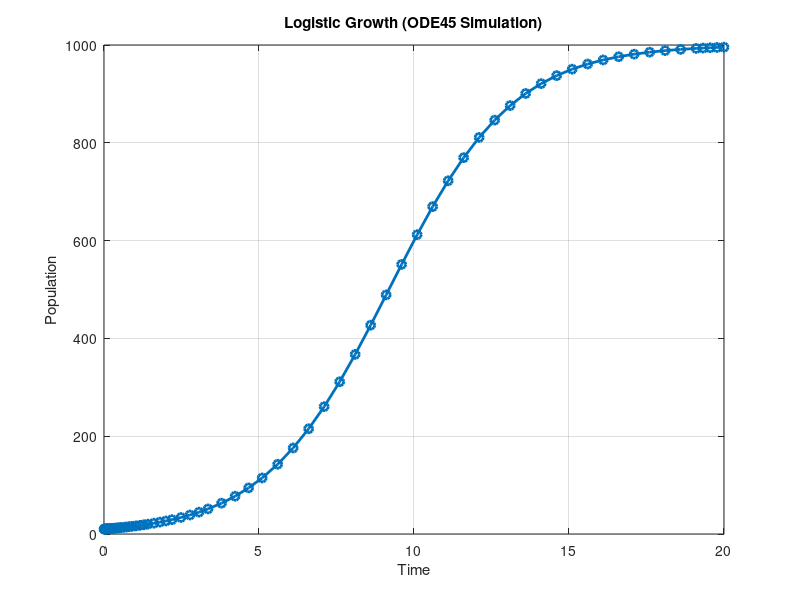
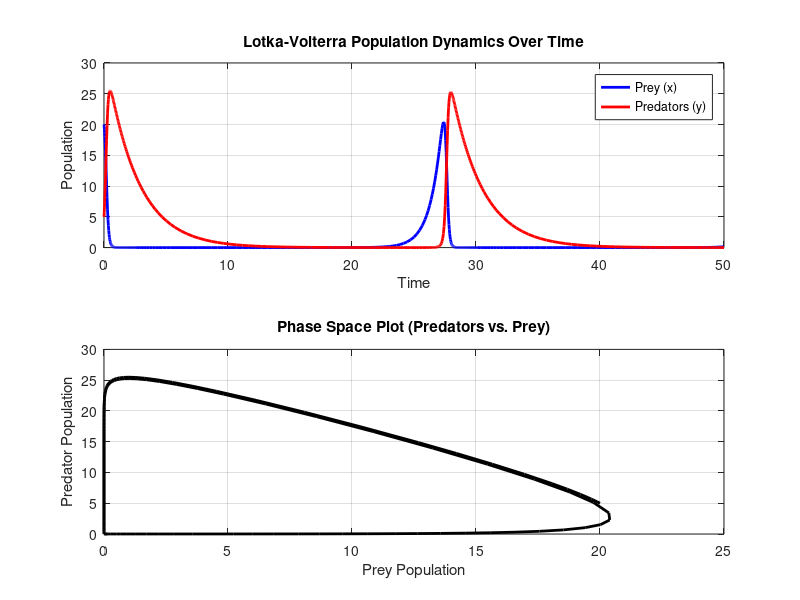
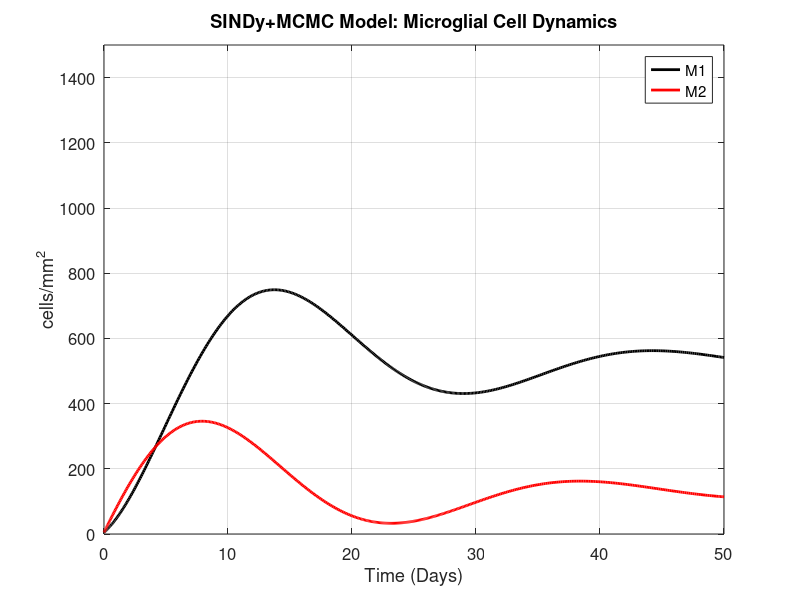
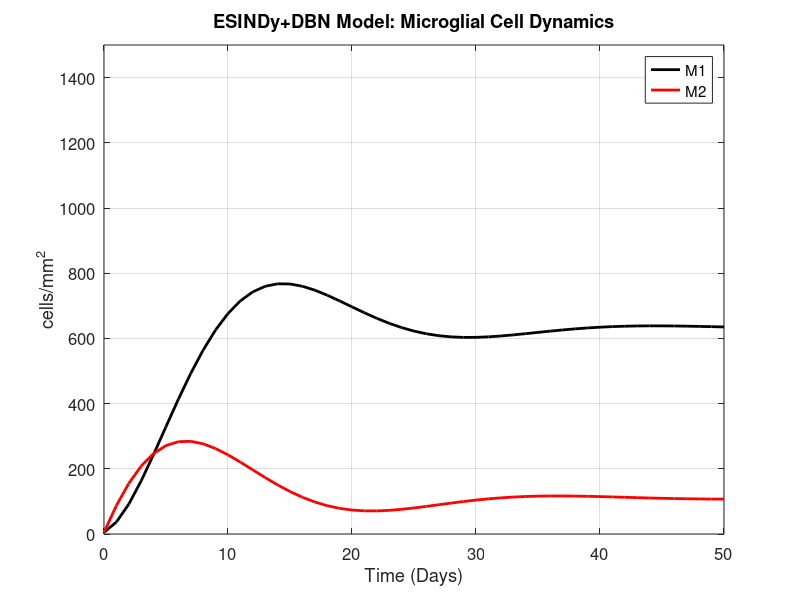

Write MATLAB code to recreate these figures, in order. (Note: this script raises an error after producing the figures.)

clear; clc; close all; 

%% Toy problem Equations

%Log Growth ---------------------
% 1. Define parameters
r = 0.5;
K = 1000;
tspan = [0 20];
P0 = 10;

% 2. Define Logistic ODE: dP/dt = r*P*(1 - P/K) 
logisticODE = @(t, P) r * P * (1 - P / K);

% 3. Solve using ODE45 
[t, P] = ode45(logisticODE, tspan, P0);

% 4. Plot 
figure;
plot(t, P, '-o', 'LineWidth', 2);
title('Logistic Growth (ODE45 Simulation)');
xlabel('Time');
ylabel('Population');
grid on;

%Lotka Volterra ---------------------
function dPdt = lotka_volterra(t, P)
%LOTKA_VOLTERRA Defines the Lotka-Volterra predator-prey model
% P(1) is the prey population (x)
% P(2) is the predator population (y)

    % Define the parameters (these can be made input arguments for more flexibility)
    alpha = 1.1;  % Prey growth rate
    beta = 0.4;   % Predation rate
    delta = 0.4;  % Predator growth rate per prey eaten
    gamma = 0.4;  % Predator death rate

    x = P(1);
    y = P(2);

    dPdt = zeros(2,1);    % Pre-allocate dPdt
    dPdt(1) = alpha*x - beta*x*y;
    dPdt(2) = delta*x*y - gamma*y;
end


% 1. Define parameters and initial conditions (arbitrary values can be changed here)
P0 = [20; 5];      % Initial populations: [Prey; Predators]
tspan = [0 50];    % Time span for the simulation (e.g., 0 to 50 time units)

% 2. Solve the ODE using ode45
% The solver calls the function defined in lotka_volterra.m
[t, P] = ode45(@lotka_volterra, tspan, P0);

% Extract populations
prey = P(:, 1);
predators = P(:, 2);


% 3. Plot the results

% Plot population dynamics over time
figure;
subplot(2,1,1);
plot(t, prey, 'b-', 'LineWidth', 2);
hold on;
plot(t, predators, 'r-', 'LineWidth', 2);
xlabel('Time');
ylabel('Population');
legend('Prey (x)', 'Predators (y)');
title('Lotka-Volterra Population Dynamics Over Time');
grid on;

% Plot the phase space (predators vs. prey)
subplot(2,1,2);
plot(prey, predators, 'k-', 'LineWidth', 2);
xlabel('Prey Population');
ylabel('Predator Population');
title('Phase Space Plot (Predators vs. Prey)');
grid on;

%Reaction kinetic ---------------------

function stiff_kinetics()
    % Initial concentrations [A, B, C]
    C0 = [1.0, 0, 0]; 
    tspan = [0 100];
    
    % Use stiff solver ode15s
    [t, C] = ode15s(@(t, y) stiff_system(t, y), tspan, C0);
    
    % Plotting
    plot(t, C(:,1), '-r', t, C(:,2), '-g', t, C(:,3), '-b', 'LineWidth', 2);
    xlabel('Time'); ylabel('Concentration');
    legend('A', 'B', 'C');
    title('Stiff Kinetic Curve');
end

function dCdt = stiff_system(~, C)
    % Reaction rates: A -> B (fast) -> C (slow)
    k1 = 1e3;  % Fast
    k2 = 1e-2; % Slow
    
    % Rate equations
    dCdt = zeros(3,1);
    dCdt(1) = -k1 * C(1);      % dA/dt
    dCdt(2) =  k1 * C(1) - k2 * C(2); % dB/dt
    dCdt(3) =  k2 * C(2);      % dC/dt
end

%% ========================================================================
%  Microglial Cell Dynamics Models (Amato & Arnold, 2025)
%  Reference: https://github.com/anarnold/Data-Driven-Modeling-Microglia
%  Paper: https://arxiv.org/abs/2404.10915
%  ========================================================================

% Experimental data from MCAO-induced stroke studies (Table 1 in paper)
% Time points where experimental data was observed
exp_time = [0, 1, 2, 3, 5, 7, 14];
exp_M1 = [5, 27.5, 122.5, 139.8, 325, 445, 816.67];  % M1 cell counts
exp_M2 = [5, 78.33, 179.5, 126.4, 800, 319, 136.67]; % M2 cell counts

% Additional validation data point at Day 35 (Suenaga et al., 2015)
exp_time_day35 = 35;
exp_M1_day35 = 550;
exp_M2_day35 = 50;

%% Method 1: SINDy + MCMC (Continuous-Time ODE Model)
% -------------------------------------------------------------------------
% From equations (3.1)-(3.2) with MCMC posterior mean estimates (eq 3.3):
%   dM1/dt = 32.9650 - 0.1377*M1 + 0.3150*M2
%   dM2/dt = 78.5130 - 0.1550*M1 + 0.0217*M2
%
% The MCMC step estimates θ3, θ4, θ5 (most sensitive parameters from GSS)

% Parameters with MCMC posterior means (from Figure 8 and eq 3.3)
A_sindy = [-0.1377,  0.3150;    % [θ2, θ3]
           -0.1550,  0.0217];   % [θ5, θ6]
b_sindy = [32.9650; 78.5130];   % [θ1; θ4]

% Define ODE: dM/dt = A*M + b
sindy_ode = @(t, M) A_sindy * M + b_sindy;

% Time span and initial conditions
tspan_sindy = [0 50];
M0 = [5; 5];  % Initial conditions from experimental data at Day 0

% Solve ODE
opts = odeset('RelTol', 1e-8, 'AbsTol', 1e-10);
[t_sindy, M_sindy] = ode45(sindy_ode, tspan_sindy, M0, opts);

M1_sindy = M_sindy(:, 1);
M2_sindy = M_sindy(:, 2);

% Compute equilibrium point
M_eq_sindy = -A_sindy \ b_sindy;
fprintf('SINDy+MCMC Equilibrium: M1* = %.2f, M2* = %.2f cells/mm^2\n', ...
        M_eq_sindy(1), M_eq_sindy(2));

%% Method 2: ESINDy + DBN (Discrete-Time Model)
% -------------------------------------------------------------------------
% From equations (3.4)-(3.5):
%   M1(t+1) = 30.5432 + 0.8960*M1(t) + 0.3242*M2(t)
%   M2(t+1) = 83.4946 - 0.1096*M1(t) + 0.8692*M2(t)
%
% Coefficients averaged across 10 proxy datasets (Figure 11-12)

% ESINDy coefficients (θ1-θ6 from equations 3.4-3.5)
theta_esindy = [30.5432, 0.8960, 0.3242;   % [θ1, θ2, θ3] for M1
                83.4946, -0.1096, 0.8692]; % [θ4, θ5, θ6] for M2

% Time points (discrete, daily)
t_esindy = 0:1:50;
n_steps = length(t_esindy);

% Initialize arrays
M1_esindy = zeros(n_steps, 1);
M2_esindy = zeros(n_steps, 1);

% Initial conditions
M1_esindy(1) = 5;
M2_esindy(1) = 5;

% Iterate the discrete-time model
for i = 2:n_steps
    M1_esindy(i) = theta_esindy(1,1) + theta_esindy(1,2)*M1_esindy(i-1) + theta_esindy(1,3)*M2_esindy(i-1);
    M2_esindy(i) = theta_esindy(2,1) + theta_esindy(2,2)*M1_esindy(i-1) + theta_esindy(2,3)*M2_esindy(i-1);
end

%% Plot: SINDy+MCMC Model (Figure 10 style)
figure;
plot(t_sindy, M1_sindy, 'k-', 'LineWidth', 2); hold on;
plot(t_sindy, M2_sindy, 'r-', 'LineWidth', 2);
xlabel('Time (Days)', 'FontSize', 14);
ylabel('cells/mm^2', 'FontSize', 14);
title('SINDy+MCMC Model: Microglial Cell Dynamics', 'FontSize', 14);
legend('M1', 'M2', 'Location', 'best');
xlim([0 50]); ylim([0 1500]);
grid on;
set(gca, 'FontSize', 12);

%% Plot: ESINDy+DBN Model (Figure 13 style)
figure;
plot(t_esindy, M1_esindy, 'k-', 'LineWidth', 2); hold on;
plot(t_esindy, M2_esindy, 'r-', 'LineWidth', 2);
xlabel('Time (Days)', 'FontSize', 14);
ylabel('cells/mm^2', 'FontSize', 14);
title('ESINDy+DBN Model: Microglial Cell Dynamics', 'FontSize', 14);
legend('M1', 'M2', 'Location', 'best');
xlim([0 50]); ylim([0 1500]);
grid on;
set(gca, 'FontSize', 12);

%% Plot: Comparison of Both Methods (Figure 14 style)
figure;
subplot(1,2,1);
plot(t_sindy, M1_sindy, 'k-', 'LineWidth', 2); hold on;
plot(t_sindy, M2_sindy, 'r-', 'LineWidth', 2);
xlabel('Time (Days)', 'FontSize', 12);
ylabel('cells/mm^2', 'FontSize', 12);
title('SINDy+MCMC', 'FontSize', 14);
legend('M1', 'M2', 'Location', 'best');
xlim([0 50]); ylim([0 1500]);
grid on;

subplot(1,2,2);
plot(t_esindy, M1_esindy, 'k-', 'LineWidth', 2); hold on;
plot(t_esindy, M2_esindy, 'r-', 'LineWidth', 2);
xlabel('Time (Days)', 'FontSize', 12);
ylabel('cells/mm^2', 'FontSize', 12);
title('ESINDy+DBN', 'FontSize', 14);
legend('M1', 'M2', 'Location', 'best');
xlim([0 50]); ylim([0 1500]);
grid on;

sgtitle('Comparison: Data-Driven Models of Microglial Cell Dynamics (Amato & Arnold 2025)', 'FontSize', 14);

%% Display model equations
fprintf('\n=== Model Equations ===\n');
fprintf('SINDy+MCMC (continuous-time ODE):\n');
fprintf('  dM1/dt = %.4f + %.4f*M1 + %.4f*M2\n', b_sindy(1), A_sindy(1,1), A_sindy(1,2));
fprintf('  dM2/dt = %.4f + %.4f*M1 + %.4f*M2\n', b_sindy(2), A_sindy(2,1), A_sindy(2,2));
fprintf('\nESINDy+DBN (discrete-time):\n');
fprintf('  M1(t+1) = %.4f + %.4f*M1(t) + %.4f*M2(t)\n', theta_esindy(1,:));
fprintf('  M2(t+1) = %.4f + %.4f*M1(t) + %.4f*M2(t)\n', theta_esindy(2,:));
